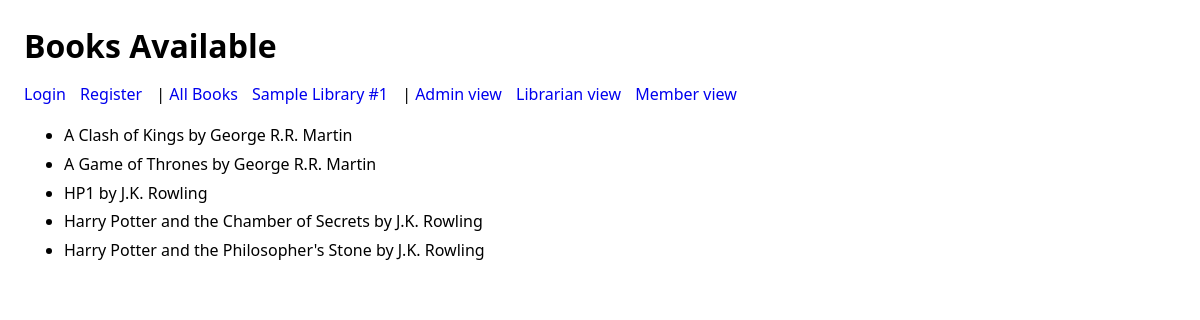
The page / on the database its author committed.
### relationship_app/models.py (models this page shows, shortened)
class Book(models.Model):
    title = models.CharField(max_length=255)
    author = models.ForeignKey(
        Author,
        on_delete=models.CASCADE,
        related_name="books",
    )
    class Meta:
        ordering = ["title"]
        unique_together = ("title", "author")
        permissions = (
            ('can_add_book', 'Can add book'),
            ('can_change_book', 'Can change book'),
            ('can_delete_book', 'Can delete book'),
        )

class Author(models.Model):
    name = models.CharField(max_length=255)
    class Meta:
        ordering = ["name"]

### relationship_app/views.py (the view)
# urls.py: path("", list_books, name="home"),
def list_books(request):
    books = Book.objects.all()
    return render(request, "relationship_app/list_books.html", {"books": books})

### relationship_app/templates/relationship_app/list_books.html (shortened to what this page needs)
<!DOCTYPE html>
<html lang="en">
<head>
</head>
<body>
  <header>
    <h1 style="margin:0;">Books Available</h1>
  </header>
  <nav style="margin-bottom: 16px;">
    {% if user.is_authenticated %}
      <span>Hi, <strong>{{ user.username }}</strong>!</span>
      <a href="{% url 'logout' %}">Logout</a>
    {% else %}
      <a href="{% url 'login' %}">Login</a>
      <a href="{% url 'register' %}">Register</a>
    {% endif %}
    |
    <a href="{% url 'list_books' %}">All Books</a>
    <a href="/libraries/1/">Sample Library #1</a>
    |
    <a href="/roles/admin/">Admin view</a>
    <a href="/roles/librarian/">Librarian view</a>
    <a href="/roles/member/">Member view</a>
  </nav>
  <ul>
    {% for book in books %}
      <li>
        {{ book.title }} by {{ book.author.name }}
      </li>
    {% empty %}
      <li>No books found.</li>
    {% endfor %}
  </ul>
</body>
</html>

### relationship_app/templates/relationship_app/list_books.html (style rules this page uses)
body { font-family: system-ui, Arial, sans-serif; margin: 24px; }
header { display: flex; gap: 12px; align-items: center; margin-bottom: 16px; }
nav a, button.linklike { margin-right: 10px; text-decoration: none; }
ul { line-height: 1.8; }

### rows shown on the page
Book: title "A Clash of Kings", author.name "George R.R. Martin"
Book: title "A Game of Thrones", author.name "George R.R. Martin"
Book: title "HP1", author.name "J.K. Rowling"
Book: title "Harry Potter and the Chamber of Secrets", author.name "J.K. Rowling"
Book: title "Harry Potter and the Philosopher's Stone", author.name "J.K. Rowling"
